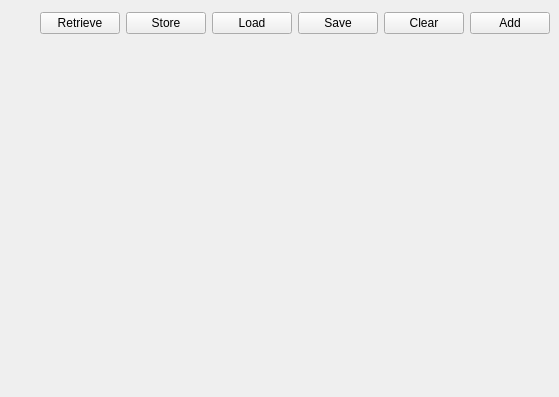
<?xml version="1.0" encoding="UTF-8"?>
<ui version="4.0">
 <class>MainWindow</class>
 <widget class="QMainWindow" name="MainWindow">
  <property name="geometry">
   <rect>
    <x>0</x>
    <y>0</y>
    <width>551</width>
    <height>397</height>
   </rect>
  </property>
  <property name="windowTitle">
   <string>NDEF Message Editor</string>
  </property>
  <widget class="QWidget" name="centralWidget">
   <layout class="QVBoxLayout" name="verticalLayout">
    <property name="leftMargin">
     <number>0</number>
    </property>
    <property name="rightMargin">
     <number>0</number>
    </property>
    <property name="bottomMargin">
     <number>0</number>
    </property>
    <item>
     <layout class="QHBoxLayout" name="horizontalLayout">
      <property name="leftMargin">
       <number>9</number>
      </property>
      <property name="rightMargin">
       <number>9</number>
      </property>
      <item>
       <widget class="QWidget" name="status" native="true">
        <property name="sizePolicy">
         <sizepolicy hsizetype="Fixed" vsizetype="Fixed">
          <horstretch>0</horstretch>
          <verstretch>0</verstretch>
         </sizepolicy>
        </property>
        <property name="minimumSize">
         <size>
          <width>25</width>
          <height>25</height>
         </size>
        </property>
        <property name="maximumSize">
         <size>
          <width>25</width>
          <height>25</height>
         </size>
        </property>
       </widget>
      </item>
      <item>
       <widget class="QPushButton" name="touchRetrieve">
        <property name="text">
         <string>Retrieve</string>
        </property>
       </widget>
      </item>
      <item>
       <widget class="QPushButton" name="touchStore">
        <property name="text">
         <string>Store</string>
        </property>
       </widget>
      </item>
      <item>
       <widget class="QPushButton" name="loadMessage">
        <property name="text">
         <string>Load</string>
        </property>
       </widget>
      </item>
      <item>
       <widget class="QPushButton" name="saveMessage">
        <property name="text">
         <string>Save</string>
        </property>
       </widget>
      </item>
      <item>
       <widget class="QPushButton" name="clearMessage">
        <property name="text">
         <string>Clear</string>
        </property>
       </widget>
      </item>
      <item>
       <widget class="QPushButton" name="addRecord">
        <property name="text">
         <string>Add</string>
        </property>
       </widget>
      </item>
     </layout>
    </item>
    <item>
     <widget class="QScrollArea" name="scrollArea">
      <property name="frameShape">
       <enum>QFrame::NoFrame</enum>
      </property>
      <property name="frameShadow">
       <enum>QFrame::Plain</enum>
      </property>
      <property name="verticalScrollBarPolicy">
       <enum>Qt::ScrollBarAsNeeded</enum>
      </property>
      <property name="horizontalScrollBarPolicy">
       <enum>Qt::ScrollBarAlwaysOff</enum>
      </property>
      <property name="widgetResizable">
       <bool>true</bool>
      </property>
      <widget class="QWidget" name="scrollAreaWidgetContents">
       <property name="geometry">
        <rect>
         <x>0</x>
         <y>0</y>
         <width>551</width>
         <height>355</height>
        </rect>
       </property>
      </widget>
     </widget>
    </item>
   </layout>
  </widget>
 </widget>
 <layoutdefault spacing="6" margin="11"/>
 <resources/>
 <connections>
  <connection>
   <sender>saveMessage</sender>
   <signal>clicked()</signal>
   <receiver>MainWindow</receiver>
   <slot>saveMessage()</slot>
   <hints>
    <hint type="sourcelabel">
     <x>419</x>
     <y>47</y>
    </hint>
    <hint type="destinationlabel">
     <x>275</x>
     <y>198</y>
    </hint>
   </hints>
  </connection>
  <connection>
   <sender>touchRetrieve</sender>
   <signal>clicked()</signal>
   <receiver>MainWindow</receiver>
   <slot>touchReceive()</slot>
   <hints>
    <hint type="sourcelabel">
     <x>142</x>
     <y>47</y>
    </hint>
    <hint type="destinationlabel">
     <x>275</x>
     <y>198</y>
    </hint>
   </hints>
  </connection>
  <connection>
   <sender>touchStore</sender>
   <signal>clicked()</signal>
   <receiver>MainWindow</receiver>
   <slot>touchStore()</slot>
   <hints>
    <hint type="sourcelabel">
     <x>244</x>
     <y>47</y>
    </hint>
    <hint type="destinationlabel">
     <x>275</x>
     <y>198</y>
    </hint>
   </hints>
  </connection>
  <connection>
   <sender>loadMessage</sender>
   <signal>clicked()</signal>
   <receiver>MainWindow</receiver>
   <slot>loadMessage()</slot>
   <hints>
    <hint type="sourcelabel">
     <x>334</x>
     <y>47</y>
    </hint>
    <hint type="destinationlabel">
     <x>275</x>
     <y>198</y>
    </hint>
   </hints>
  </connection>
  <connection>
   <sender>clearMessage</sender>
   <signal>clicked()</signal>
   <receiver>MainWindow</receiver>
   <slot>clearMessage()</slot>
   <hints>
    <hint type="sourcelabel">
     <x>419</x>
     <y>22</y>
    </hint>
    <hint type="destinationlabel">
     <x>275</x>
     <y>198</y>
    </hint>
   </hints>
  </connection>
 </connections>
 <slots>
  <slot>saveMessage()</slot>
  <slot>loadMessage()</slot>
  <slot>touchReceive()</slot>
  <slot>touchStore()</slot>
  <slot>clearMessage()</slot>
 </slots>
</ui>
